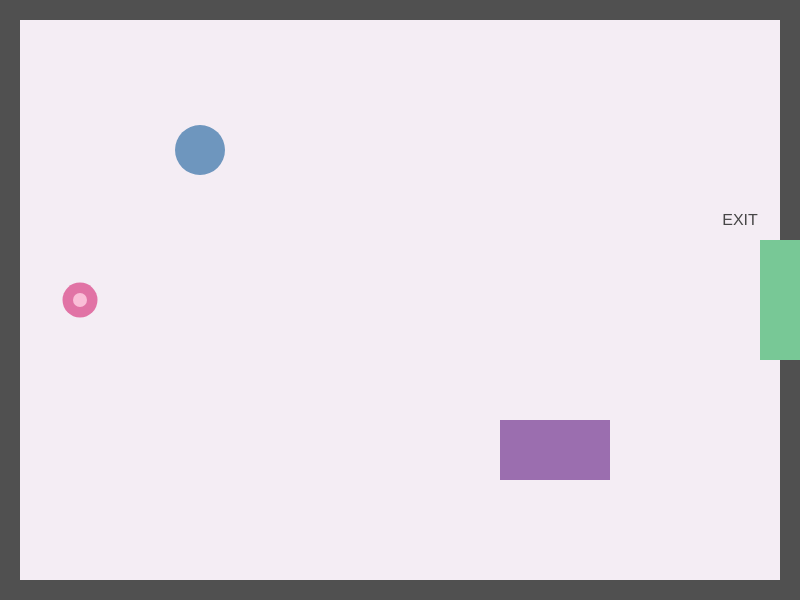
Frame 1 (no input)
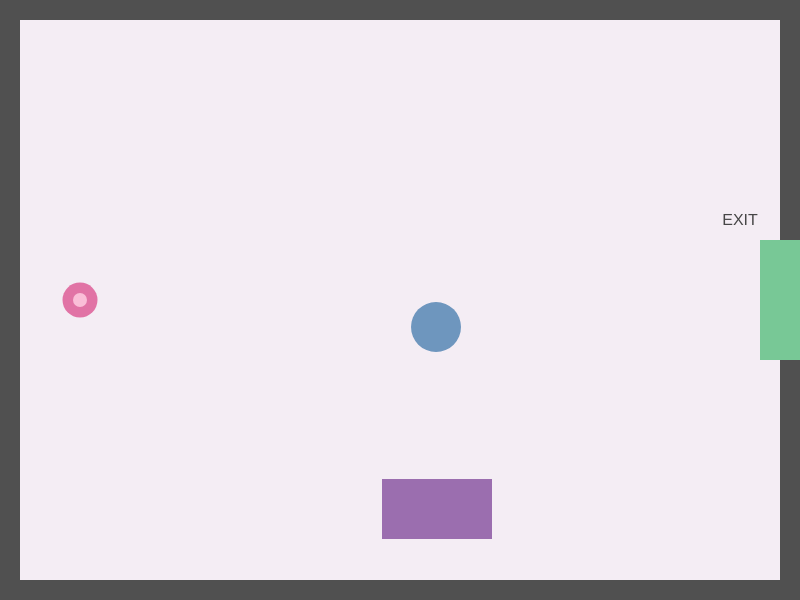
Frame 60 (no input)
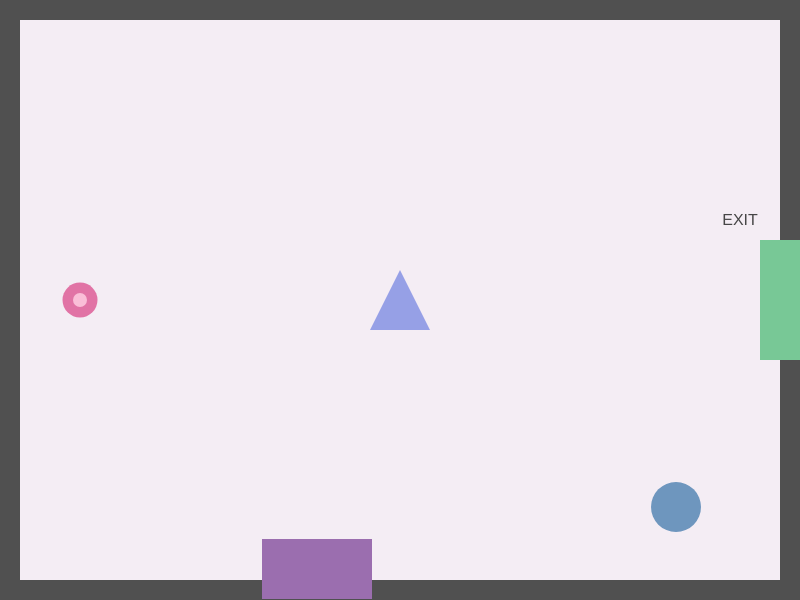
Frame 120 (the mouse pressed at the canvas centre since frame 60)

The p5.js sketch that drew these frames (run headless with seeded random() and noise() and a simulated clock; from frame 60 on, the mouse is pressed at the canvas centre):

// p5.js sketch
// ── sketch.js
// player
var playerX = 80;
var playerY = 300;
var playerSize = 35;


// obstacle one
var obstacleOneX = 200;
var obstacleOneY = 150;
var obstacleOneXSpeed;
var obstacleOneYSpeed;


// obstacle two
var obstacleTwoX = 500;
var obstacleTwoY = 420;
var obstacleTwoXSpeed;
var obstacleTwoYSpeed;


// mouse obstacle
var mouseObstacleX = 0;
var mouseObstacleY = 0;
var showMouseObstacle = false;


// game
var won = false;



function setup()
{
    createCanvas(800,600);

    obstacleOneXSpeed = Math.floor(Math.random() * 4) + 1;
    obstacleOneYSpeed = Math.floor(Math.random() * 3) + 1;

    obstacleTwoXSpeed = Math.floor(Math.random() * 3) + 2;
    obstacleTwoYSpeed = Math.floor(Math.random() * 4) + 1;
}



function draw()
{
    background(244,237,244);

    createBorders();
    createExit();

    createPlayer();

    createObstacles();
    moveObstacleOne();
    moveObstacleTwo();

    createMouseObstacle();

    displayWin();
}



// player
function createPlayer()
{
    fill(225,115,165);
    noStroke();

    circle(playerX,playerY,playerSize);

    fill(250,190,215);
    circle(playerX,playerY,14);
}



// move player
function movePlayer()
{
    // W
    if(key == 'w' || key == 'W')
    {
        playerY -= 10;
    }

    // S
    else if(key == 's' || key == 'S')
    {
        playerY += 10;
    }

    // A
    else if(key == 'a' || key == 'A')
    {
        playerX -= 10;
    }

    // D
    else if(key == 'd' || key == 'D')
    {
        playerX += 10;
    }
}



// keyboard
function keyPressed()
{
    movePlayer();

    return false;
}



// create obstacles
function createObstacles()
{
    // smaller blue obstacle
    fill(110,150,190);
    noStroke();
    circle(obstacleOneX,obstacleOneY,50);

    // larger purple obstacle
    fill(155,110,175);
    rect(obstacleTwoX,obstacleTwoY,110,60);
}



// move obstacle one
function moveObstacleOne()
{
    obstacleOneX += obstacleOneXSpeed;
    obstacleOneY += obstacleOneYSpeed;

    if(obstacleOneX > width)
    {
        obstacleOneX = 0;
    }
    else if(obstacleOneX < 0)
    {
        obstacleOneX = width;
    }

    if(obstacleOneY > height)
    {
        obstacleOneY = 0;
    }
    else if(obstacleOneY < 0)
    {
        obstacleOneY = height;
    }
}



// move obstacle two
function moveObstacleTwo()
{
    obstacleTwoX -= obstacleTwoXSpeed;
    obstacleTwoY += obstacleTwoYSpeed;

    if(obstacleTwoX > width)
    {
        obstacleTwoX = 0;
    }
    else if(obstacleTwoX < 0)
    {
        obstacleTwoX = width;
    }

    if(obstacleTwoY > height)
    {
        obstacleTwoY = 0;
    }
    else if(obstacleTwoY < 0)
    {
        obstacleTwoY = height;
    }
}



// borders
function createBorders()
{
    fill(80);
    noStroke();

    rect(0,0,width,20);
    rect(0,height - 20,width,20);
    rect(0,0,20,height);

    // right border with opening for exit
    rect(width - 20,0,20,240);
    rect(width - 20,360,20,240);
}



// exit
function createExit()
{
    fill(120,200,150);
    noStroke();

    rect(width - 40,240,40,120);

    fill(70);
    textAlign(CENTER);
    textSize(16);
    text("EXIT",width - 60,225);
}



// mouse obstacle
function createMouseObstacle()
{
    if(showMouseObstacle == true)
    {
        fill(150,160,230);
        noStroke();

        triangle(
            mouseObstacleX,
            mouseObstacleY - 30,

            mouseObstacleX - 30,
            mouseObstacleY + 30,

            mouseObstacleX + 30,
            mouseObstacleY + 30
        );
    }
}



// mouse click
function mousePressed()
{
    mouseObstacleX = mouseX;
    mouseObstacleY = mouseY;

    showMouseObstacle = true;
}



// win message
function displayWin()
{
    if(playerX >= 760 && playerY > 240 && playerY < 360)
    {
        won = true;
    }

    if(won == true)
    {
        fill(60);
        textAlign(CENTER);
        textSize(48);

        text("You Win!",width / 2,height / 2);
    }
}
